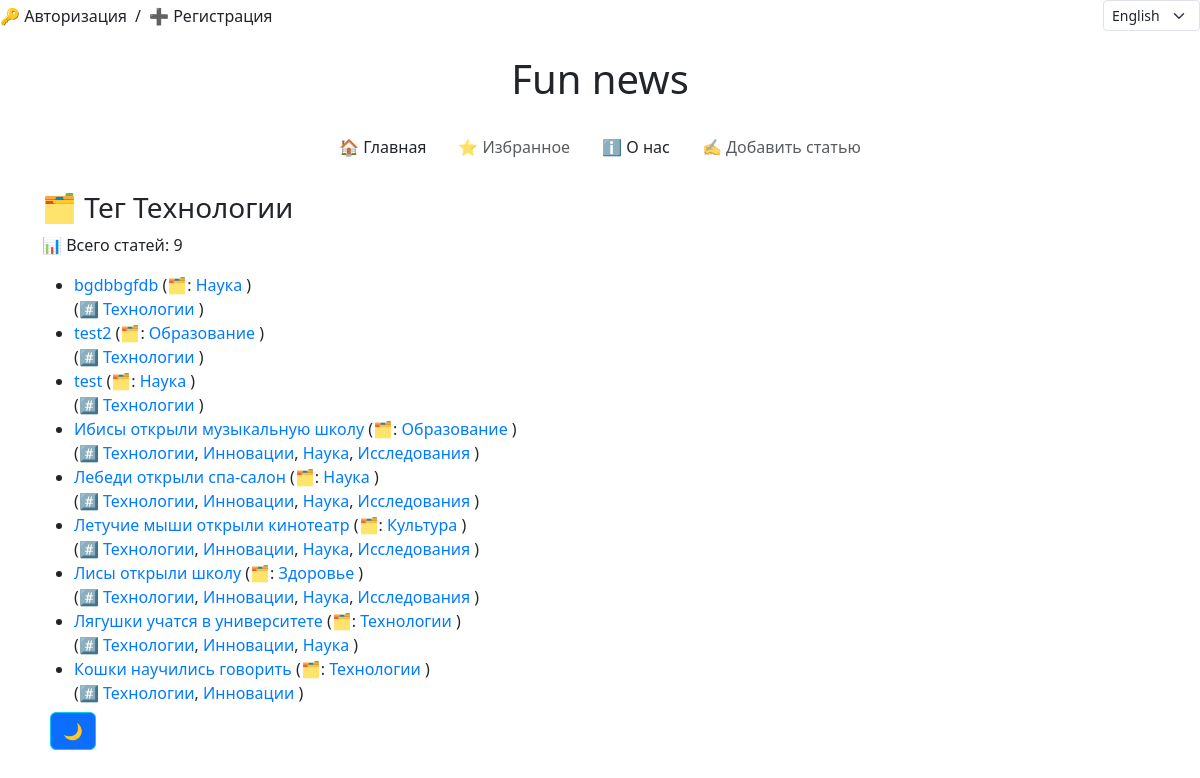
/en/news/news/tag/Технологии/, run on an earlier commit of the app's database.
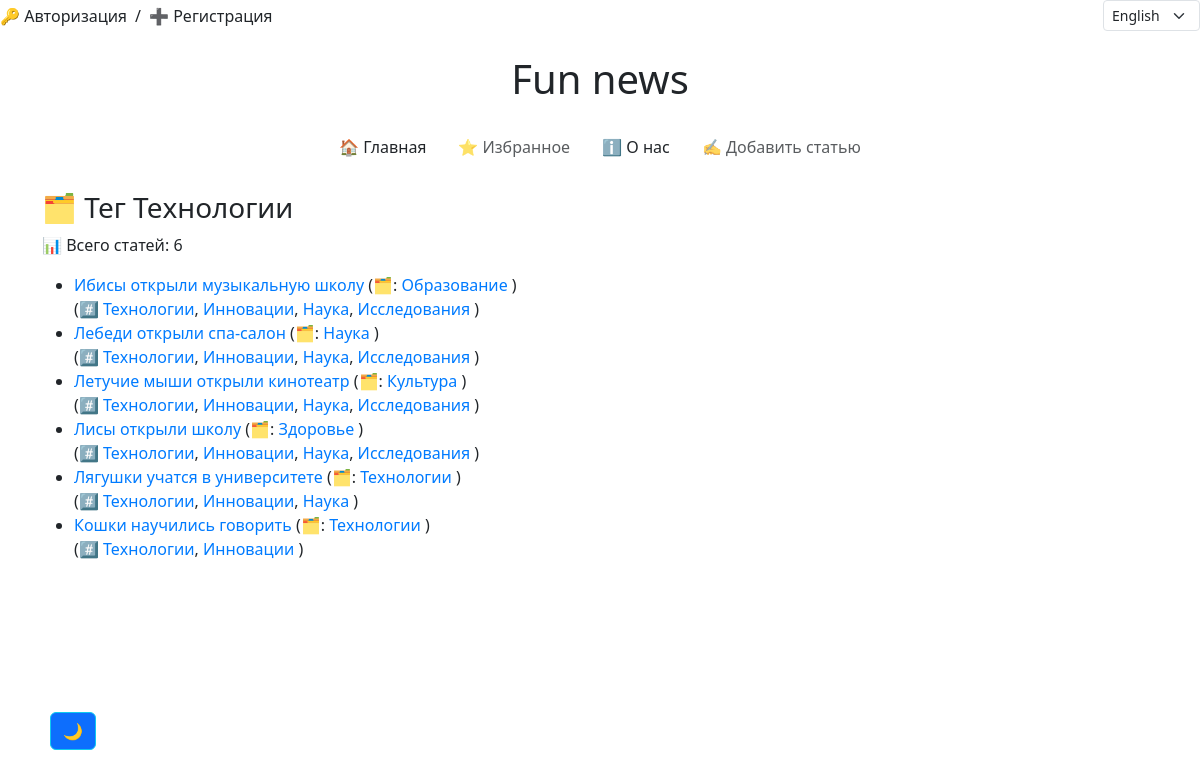
And on a later commit of the database.
### news/models.py (models this page shows, shortened)
class Article(models.Model):
    title = models.CharField(max_length=255, verbose_name='Заголовок')
    content = models.TextField(verbose_name='Содержание')
    publication_date = models.DateTimeField(default=timezone.now, verbose_name='Дата публикации')
    views = models.IntegerField(default=0, verbose_name='Просмотры')
    category = models.ForeignKey("Category", on_delete=models.CASCADE, verbose_name='Категория', blank=True,
                              null=True)
    tags = models.ManyToManyField("Tag", related_name='articles', verbose_name='Теги', blank=True)
    likes_count = models.IntegerField(default=0)
    favourites_count = models.IntegerField(default=0)
    is_active = models.BooleanField(default=True,  verbose_name='Теги')
    slug = models.SlugField(blank=True, null=True, unique=True)
    image = models.ImageField(upload_to='articles/%Y/%m/%d/',
                              validators=[FileExtensionValidator(['jpg', 'jpeg', 'png', 'jpeg'])],
                              blank=True,
                              null=True)
    author = models.ForeignKey(get_user_model(), on_delete=models.SET_NULL, null=True,
                               default=None, verbose_name='Author')
    class Meta:
        verbose_name = 'Статья'
        verbose_name_plural = 'Статьи'
        ordering = ['-publication_date']
        permissions = [
        ('publish_article', 'Publish Article'),
            ('make_active', 'Make Active'),
        ]

class Category(models.Model):
    name = models.CharField(max_length=255, unique=True)
    class Meta:
        verbose_name = 'Категория'  # единственное число для отображения в админке
        verbose_name_plural = 'Категории'  # мн. число для отображения в админке

class Tag(models.Model):
    name = models.CharField(max_length=255, unique=True)
    class Meta:
        verbose_name = 'Тег'  # единственное число для отображения в админке
        verbose_name_plural = 'Теги'  # мн. число для отображения в админке

### news/views.py (the view)
# urls.py: path('news/tag/<str:tag_name>/', news_by_tag, name='news_by_tag'),                                # Новости по тегу
def news_by_tag(request, tag_name):
    tag = get_object_or_404(Tag, name=tag_name)
    news = Article.objects.filter(tags=tag)
    all_tags = Tag.objects.all()
    articles_count = news.count()
    all_categories = Category.objects.all()
    context = {
        "news": news,
        "articles_count": articles_count,
        'filter': f"Тег {tag.name}",
        "all_tags": all_tags,
        "selected_tag": tag_name,
        "all_categories": all_categories,
    }
    return render(request, 'news/category_and_tag.html', context)

### news/context_processors.py (called while the page is built)
def global_settings(request):
    if cache.get('favourite_count') is None:
        cache.set('favourite_count', Favourite.objects.count(), 60 * 15)
    if cache.get('like_count') is None:
        cache.set('like_count', Like.objects.count(), 60 * 15)
    if cache.get('articles_count') is None:
        cache.set('articles_count', Article.objects.count(), 60 * 15)
    if cache.get('all_tags_count') is None:
        cache.set('all_tags_count', Tag.objects.count(), 60 * 15)
    if cache.get('all_categories_count') is None:
        cache.set('all_categories_count', Category.objects.count(), 60 * 15)
    return {
        'favourites_count': cache.get('favourite_count'),
        'likes_count': cache.get('like_count'),
        'articles_count': cache.get('articles_count'),
    }

### news/templates/news/category_and_tag.html (shortened to what this page needs)
{% extends 'news/base.html' %}
{% load i18n %}
{% block content %}
<section class="news">
    <h3> 🗂️ {{ filter }}</h3>
    <p>{% trans '📊 Всего статей:' %} {{ articles_count }}</p>
    {% if news %}
        <ul>
            {% for item in news %}
                <li>
                    <a href="{% url 'news:article_detail' slug=item.slug %}">{{ item.title }}</a>
                    {% if item.category %}
                        <span class="category">
                            ({% trans '🗂️:'  %}
                            <a href="{% url 'news:news_by_category' item.category.name %}">
                                {{ item.category.name }}
                            </a>)
                        </span>
                    {% endif %}
                    <br>
                    {% if item.tags.all %}
                        <span class="tags">
                            ({% trans '#️⃣ '  %}
                            {% for tag in item.tags.all %}
                                <a href="{% url 'news:news_by_tag' tag.name %}"> {{ tag.name }}</a>{% if not forloop.last %}, {% endif %}
                            {% endfor %}
                            )
                        </span>
                    {% endif %}
                </li>
            {% endfor %}
        </ul>
    {% else %}
        <p>{% trans '😕 Нет новостей для отображения.'  %} </p>
    {% endif %}
</section>
{% endblock %}

What changed in the data, as far as the page shows it:
removed Article: title "bgdbbgfdb", category.name "Наука", Tag (name "Технологии")
removed Article: title "test2", category.name "Образование", Tag (name "Технологии")
removed Article: title "test", category.name "Наука", Tag (name "Технологии")
Also different on the page:
{{ articles_count }}: "9" → "6"
